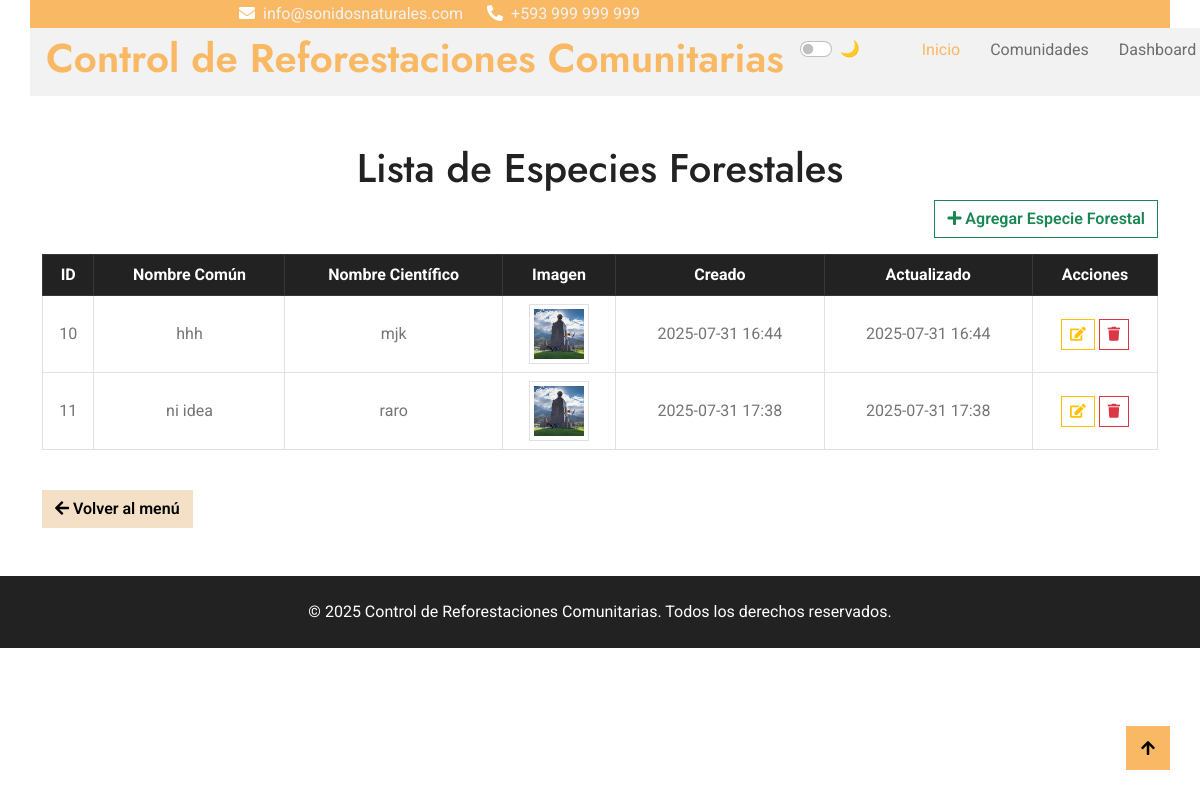
/especie/, run on an earlier commit of the app's database.
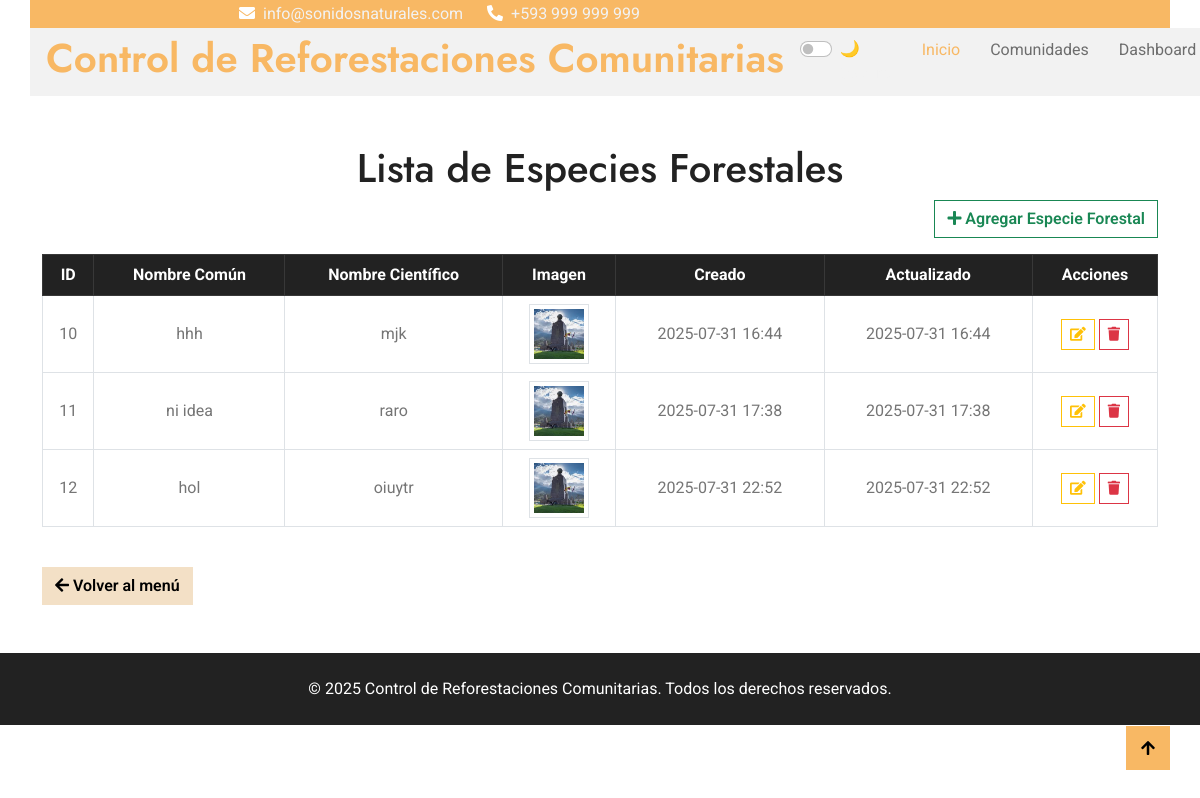
And on a later commit of the database.
### Aplicaciones/Especie/models.py (models this page shows, shortened)
class Especie(models.Model):
    nombre_comun = models.CharField(max_length=100)
    nombre_cientifico = models.CharField(max_length=150, blank=True)
    imagen = models.ImageField(upload_to='media/especies/', blank=True , null=True)
    creado = models.DateTimeField(auto_now_add=True)
    actualizado = models.DateTimeField(auto_now=True)

### Aplicaciones/Especie/views.py (the view)
# urls.py: path('', views.listaEspecie, name='lista_especie'),
def listaEspecie(request):
    especies = Especie.objects.all()
    return render(request, 'especie/lista.html', {'especies': especies})

### Aplicaciones/Especie/templates/especie/lista.html (shortened to what this page needs)
{% extends "plantilla.html" %}
{% block contenido %}
<div class="container mt-5">
    <h1 class="text-center">Lista de Especies Forestales</h1>
    <div class="text-end mb-3">
        <a href="{% url 'nuevo_especie' %}" class="btn btn-outline-success">
            <i class="fa fa-plus"></i> Agregar Especie Forestal
        </a>
    </div>
    <div class="table-responsive">
        <table class="table table-bordered table-hover align-middle text-center datatable">
            <thead class="table-dark">
                <tr>
                    <th>ID</th>
                    <th>Nombre Común</th>
                    <th>Nombre Científico</th>
                    <th>Imagen</th>
                    <th>Creado</th>
                    <th>Actualizado</th>
                    <th>Acciones</th>
                </tr>
            </thead>
            <tbody>
                {% for especie in especies %}
                <tr>
                    <td>{{ especie.id }}</td>
                    <td>{{ especie.nombre_comun }}</td>
                    <td>{{ especie.nombre_cientifico }}</td>
                    <td style="position: relative;">
                        {% if especie.imagen %}
                            <img src="{{ especie.imagen.url }}"
                                 class="img-thumbnail"
                                 style="width: 60px; height: 60px; object-fit: cover;"
                                 alt="Imagen de {{ especie.nombre_comun }}">
                        {% else %}
                            <span class="text-muted">Sin imagen</span>
                        {% endif %}
                    </td>
                    <td>{{ especie.creado|date:"Y-m-d H:i" }}</td>
                    <td>{{ especie.actualizado|date:"Y-m-d H:i" }}</td>
                    <td>
                        <a href="editar/{{ especie.id }}/" class="btn btn-outline-warning btn-sm" title="Editar">
                            <i class="fa fa-edit"></i>
                        </a>
                        <button onclick="confirmDelete('{{ especie.id }}')" class="btn btn-outline-danger btn-sm" title="Eliminar">
                            <i class="fa fa-trash"></i>
                        </button>
                    </td>
                </tr>
                {% empty %}
                <tr>
                    <td colspan="7" class="text-center text-muted">No hay especies registradas</td>
                </tr>
                {% endfor %}
            </tbody>
        </table>
    </div>
    <div class="mt-4">
        <a href="/" class="btn btn-secondary">
            <i class="fa fa-arrow-left"></i> Volver al menú
        </a>
    </div>
</div>
{% endblock %}

### templates/plantilla.html (shortened to what this page needs)
{% load static %}
<!DOCTYPE html>
<html lang="es">
<head>
  <link rel="stylesheet" href="https://use.fontawesome.com/releases/v5.15.4/css/all.css"/>
  <link href="https://cdn.jsdelivr.net/npm/bootstrap-icons@1.4.1/font/bootstrap-icons.css" rel="stylesheet">
  <link href="{% static 'environs/lib/owlcarousel/assets/owl.carousel.min.css' %}" rel="stylesheet">
  <link href="{% static 'environs/lib/lightbox/css/lightbox.min.css' %}" rel="stylesheet">
  <link href="{% static 'environs/css/bootstrap.min.css' %}" rel="stylesheet">
  <link href="{% static 'environs/css/style.css' %}" rel="stylesheet">
  <link rel="stylesheet" href="https://cdn.jsdelivr.net/npm/bootstrap-select@1.14.0-beta2/dist/css/bootstrap-select.min.css">
  <link href='https://cdn.jsdelivr.net/npm/fullcalendar@6.1.11/main.min.css' rel='stylesheet' />
  <link rel="stylesheet" href="https://cdnjs.cloudflare.com/ajax/libs/bootstrap-fileinput/5.5.4/css/fileinput.min.css" />
  <link rel="stylesheet" href="https://cdn.datatables.net/2.3.2/css/dataTables.dataTables.min.css">
  <link rel="stylesheet" href="https://cdn.datatables.net/buttons/2.4.2/css/buttons.dataTables.min.css">
</head>
<body>
  <div class="container-fluid fixed-top px-0">
    <div class="container px-0">
      <div class="topbar">
        <div class="row align-items-center justify-content-center">
          <div class="col-md-8">
            <div class="topbar-info d-flex flex-wrap">
              <a href="#" class="text-light me-4"><i class="fas fa-envelope text-white me-2"></i>info@sonidosnaturales.com</a>
              <a href="#" class="text-light"><i class="fas fa-phone-alt text-white me-2"></i>+593 999 999 999</a>
            </div>
          </div>
        </div>
      </div>
      <nav class="navbar navbar-light bg-light navbar-expand-xl">
        <a href="#" class="navbar-brand ms-3">
          <h1 class="text-primary display-6">Control de Reforestaciones Comunitarias</h1>
        </a>
        <div class="form-check form-switch ms-auto me-3">
          <input class="form-check-input" type="checkbox" id="modoOscuroSwitch">
          <label class="form-check-label text-light" for="modoOscuroSwitch">🌙 Oscuro</label>
        </div>
        <div class="collapse navbar-collapse bg-light" id="navbarCollapse">
          <div class="navbar-nav ms-auto">
            <a href="{% url 'inicio' %}" class="nav-item nav-link active">Inicio</a>
            <a href="{% url 'lista_comunidad' %}" class="nav-item nav-link">Comunidades</a>
            <a href="{% url 'dashboard' %}" class="nav-item nav-link">Dashboard</a>
          </div>
        </div>
      </nav>
    </div>
  </div>
  <main class="pt-5 mt-5">
    {% block contenido %}
    {% endblock %}
  </main>
  <footer class="bg-dark text-white text-center py-4 mt-5">
    <p class="mb-0">&copy; 2025 Control de Reforestaciones Comunitarias. Todos los derechos reservados.</p>
  </footer>
  <a href="#" class="btn btn-primary btn-md-square back-to-top"><i class="fa fa-arrow-up"></i></a>
</body>
</html>

### static/environs/css/style.css (style rules this page uses)
.back-to-top { position: fixed; right: 30px; bottom: 30px; display: flex; width: 45px; height: 45px; align-items: center; justify-content: center; transition: 0.5s; z-index: 99; }
.btn { font-weight: 600; transition: .5s; }
.btn-md-square { width: 44px; height: 44px; }
.btn-square, .btn-sm-square, .btn-md-square, .btn-lg-square { padding: 0; display: flex; align-items: center; justify-content: center; font-weight: normal; }
.fixed-top .container { transition: 0.5s; }
.topbar { padding: 2px 10px 2px 20px; background: var(--bs-primary) !important; }
.topbar a, .topbar a i { transition: 0.5s; }
.navbar { padding: 0; }
.navbar .navbar-nav .nav-link { padding: 10px 15px; font-size: 16px; transition: .5s; }
.navbar .navbar-nav .nav-link:hover, .navbar .navbar-nav .nav-link.active, .sticky-top.bg-white .navbar .navbar-nav .nav-link:hover, .sticky-top.bg-white .navbar .navbar-nav .nav-link.active { color: var(--bs-primary); }

What changed in the data, as far as the page shows it:
added Especie: id "12", nombre_comun "hol", nombre_cientifico "oiuytr", imagen (picture), creado "2025-07-31 22:52", actualizado "2025-07-31 22:52"
